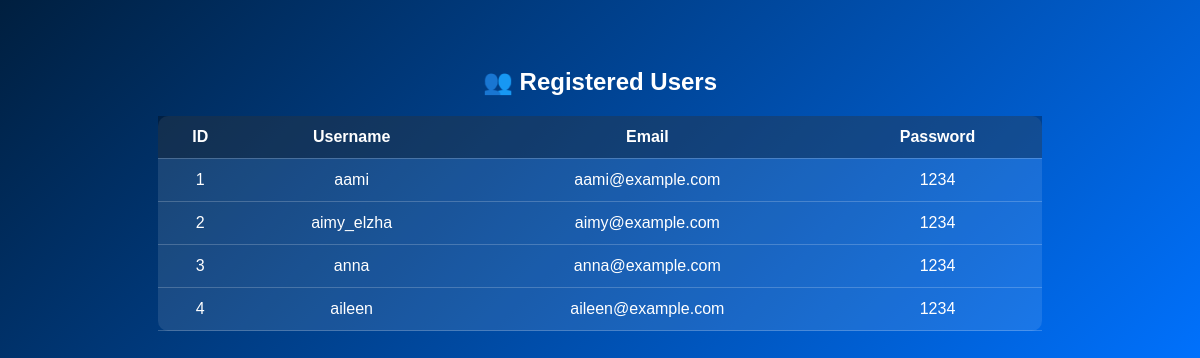
The app's page /view_users.php with its own data.
### tables this page shows
CREATE TABLE IF NOT EXISTS `users` (
  `user_id` int(11) NOT NULL AUTO_INCREMENT,
  `username` varchar(50) NOT NULL,
  `email` varchar(100) DEFAULT NULL,
  `password` varchar(255) NOT NULL,
  `role` varchar(20) DEFAULT 'customer',
  `created_at` timestamp NOT NULL DEFAULT current_timestamp(),
  PRIMARY KEY (`user_id`),
  UNIQUE KEY `username` (`username`)
);

### view_users.php (the view, shortened to what this page needs)
<?php
require_once 'db.php';
$sql = "SELECT user_id, username, email, password FROM users";
$result = $conn->query($sql);
?>
<!DOCTYPE html>
<html lang="en">
<head>
</head>
<body>
<h2>👥 Registered Users</h2>
<table>
<tr><th>ID</th><th>Username</th><th>Email</th><th>Password</th></tr>
<?php
if ($result->num_rows > 0) {
  while ($row = $result->fetch_assoc()) {
    echo "<tr>
            <td>{$row['user_id']}</td>
            <td>{$row['username']}</td>
            <td>{$row['email']}</td>
            <td>{$row['password']}</td>
          </tr>";
  }
} else {
  echo "<tr><td colspan='4'>No users found</td></tr>";
}
?>
</table>
</body>
</html>

### view_users.php (style rules this page uses)
body { font-family: 'Poppins', sans-serif; background: linear-gradient(135deg, #001F3F, #0072ff); color: #fff; text-align: center; padding: 40px; }
table { width: 80%; margin: auto; border-collapse: collapse; background: rgba(255,255,255,0.1); border-radius: 10px; }
th, td { padding: 12px; border-bottom: 1px solid rgba(255,255,255,0.2); }
th { background: rgba(0,0,0,0.3); }

### records on screen
users: user_id "1", username "aami", email "aami@example.com", password "1234"
users: user_id "2", username "aimy_elzha", email "aimy@example.com", password "1234"
users: user_id "3", username "anna", email "anna@example.com", password "1234"
users: user_id "4", username "aileen", email "aileen@example.com", password "1234"
